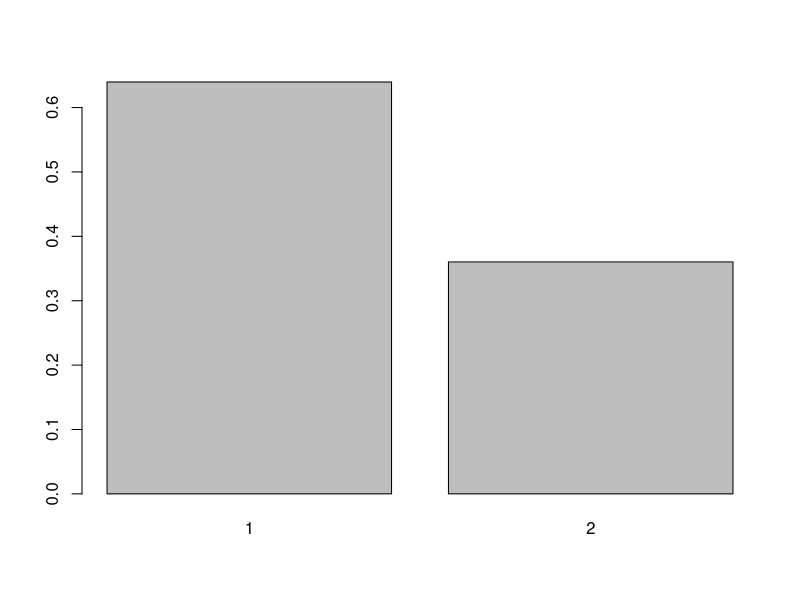
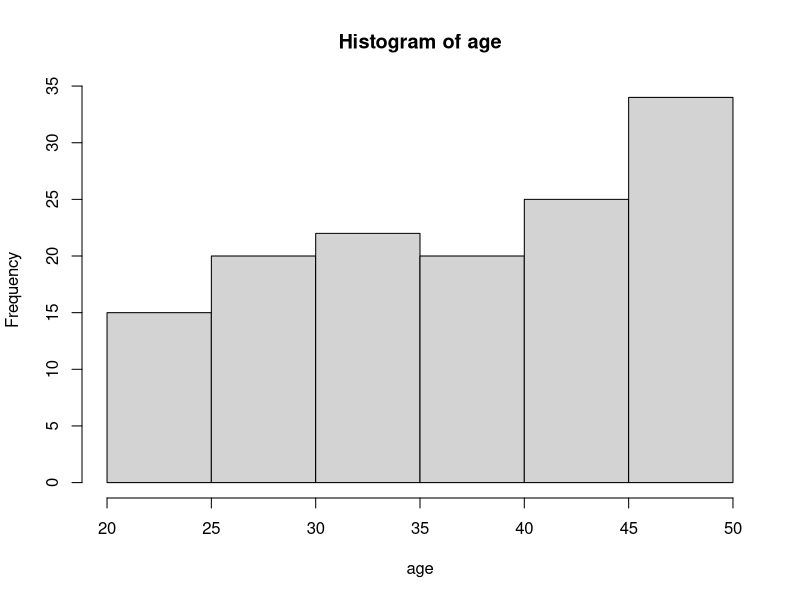
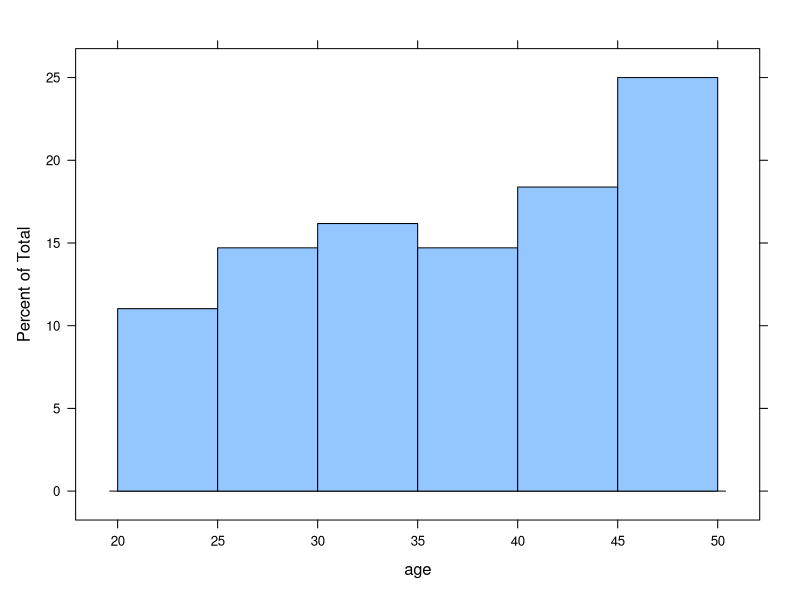
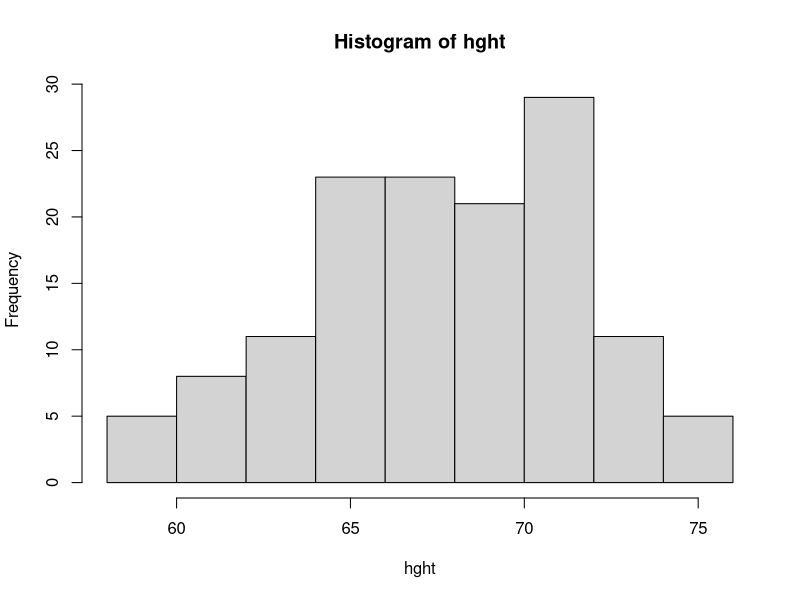
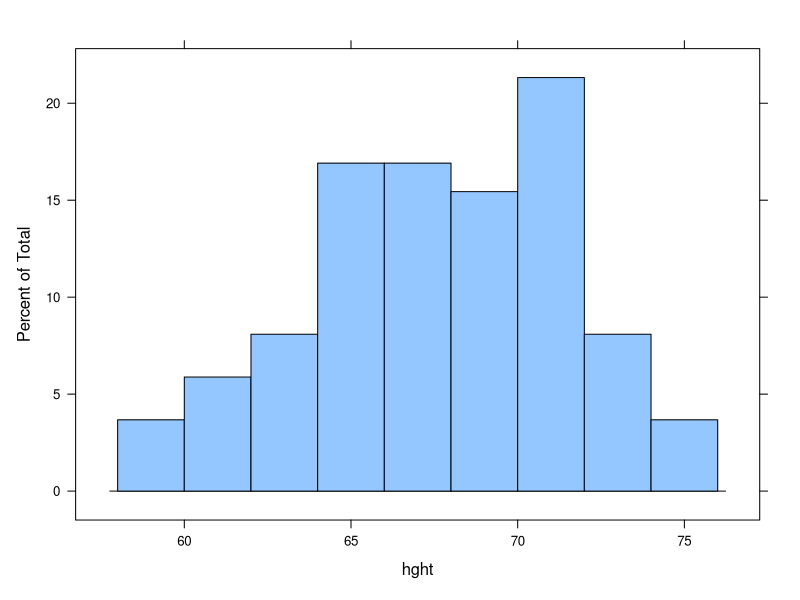
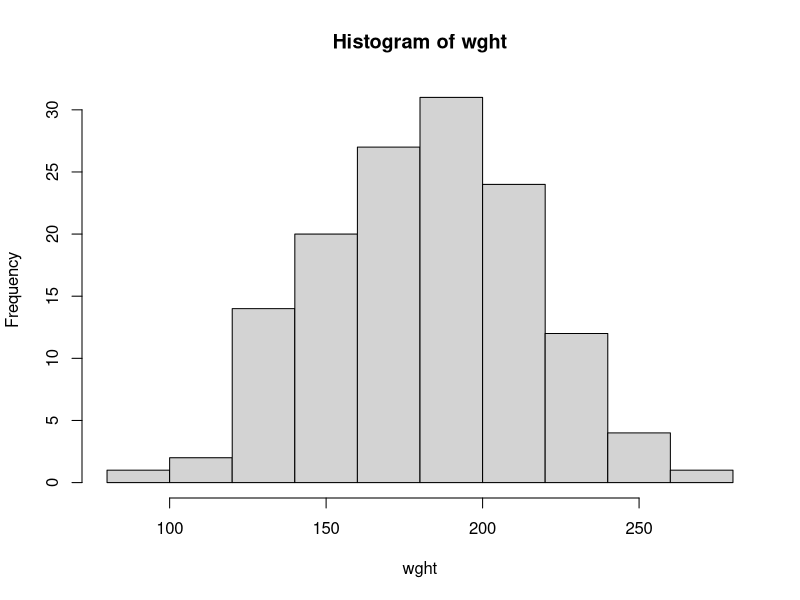
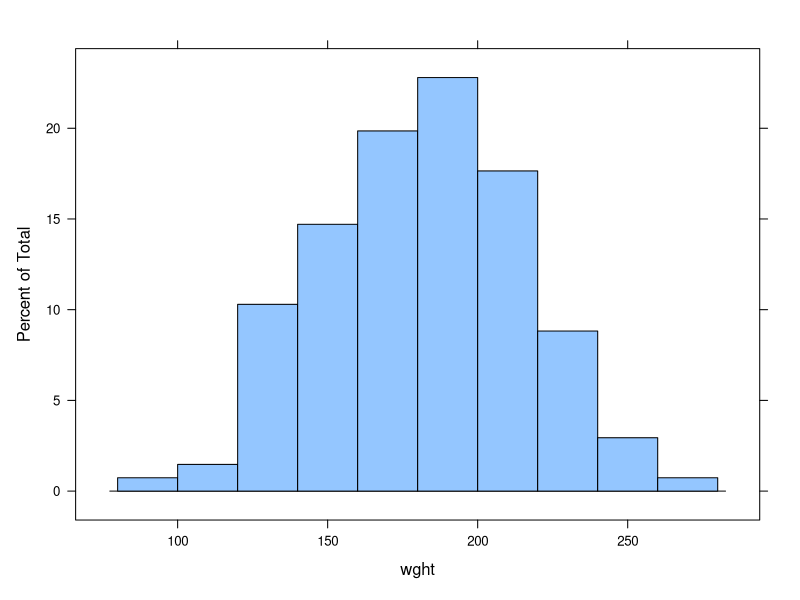
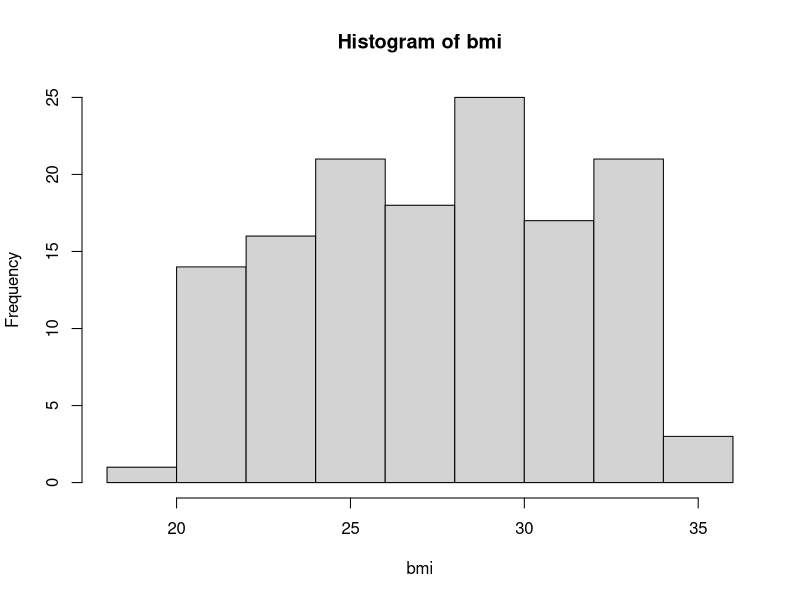

The R script that drew these images, in order:
install.packages("readr")
library(readr)
library(lattice)

cd <- read_tsv("clinical-data.tsv") 
spec(cd)
summary(cd)

##For each variable, compute histogram, count and histogram of relative frequencies##


##SEX##
sex <- data.frame(cd$SEX)
table(sex)
barplot(prop.table(table(sex)))

##AGE

age <- data.frame(cd$AGE)
age <- age[,1]
hist_age <- hist(age)
hist_age$counts
histogram(age,breaks=6)

##HGHT##

hght <- data.frame(cd$HGHT)
hght <- hght[,1]
hist_hght <- hist(hght)
hist_hght$counts
histogram(hght, breaks=9)

##WGHT##

wght <- data.frame(cd$WGHT)
wght <- wght[,1]
hist_wght <- hist(wght)
hist_wght$counts
histogram(wght, breaks=9)

##BMI##

bmi <- data.frame(cd$BMI)
bmi <- bmi[,1]
hist_bmi <- hist(bmi)
hist_bmi$counts
histogram(bmi)

##COHORT##

cohort <- data.frame(cd$COHORT)
table(cohort)
barplot(100*prop.table(table(cohort)))

##TRISCHD (ischemic time)##
trischd <- data.frame(cd$TRISCHD)
trischd <- trischd[,1]
hist_trischd <- hist(trischd)
hist_trischd$counts
histogram(trischd)

##DTHHRDY (hardy scale)##
dthhrdy <- data.frame(cd$DTHHRDY)
barplot(100*prop.table(table(dthhrdy)))


